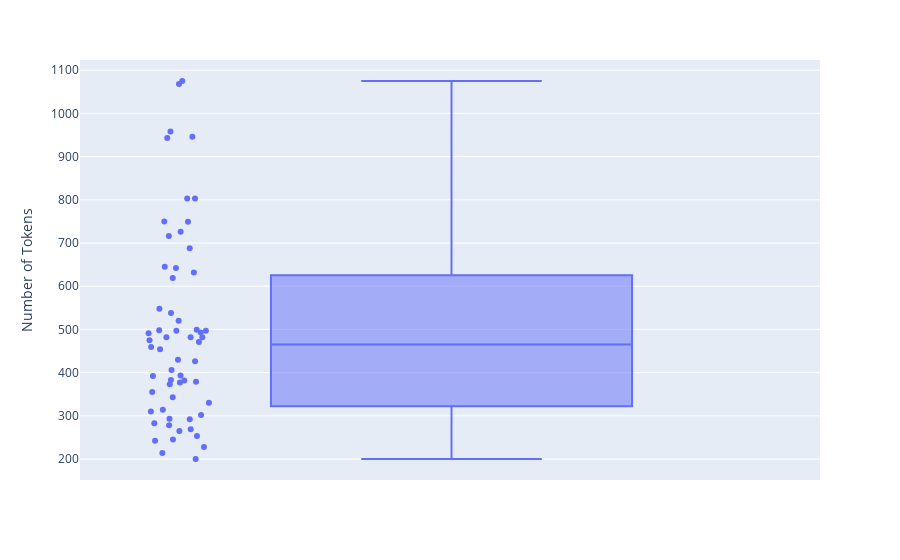

The code cell stored with this chart in its notebook:
### Code cell
# Visualize the distribution of the number of tokens in each article
fig = px.box(news_data, y="num_tokens",
            points="all",
            labels={"num_tokens": "Number of Tokens"},
            hover_data=["title"])
fig.show()

### Figure 1 — Plotly figure (JSON) as saved in the notebook; plotly's stock layout.template omitted (floating-point values rounded to 4 significant figures)
{"data": [{"alignmentgroup": "True", "boxpoints": "all", "customdata": [["Davenport hits out at Wimbledon"], ["Camera phones are 'must-haves'"], ["US top of supercomputing charts"], ["Trial begins of Spain's top banker"], ["Safety alert as GM recalls cars"], ["Angry Williams rejects criticism"], ["E-University 'disgraceful waste'"], ["India to deport Bollywood actress"], ["Web radio takes Spanish rap global"], ["Ailing EuroDisney vows turnaround"], ["Eminem beats Elvis to number one"], ["Rapper 50 Cent ends protege feud"], ["Director Nair's Vanity project"], ["Fast lifts rise into record books"], ["GB quartet get cross country call"], ["Ray DVD beats box office takings"], ["Singer Ferguson 'facing eviction'"], ["Sir Paul rocks Super Bowl crowds"], ["Dementieva prevails in Hong Kong"], ["Radcliffe proves doubters wrong"], ["Wenger rules out new keeper"], ["Fit-again Betsen in France squad"], ["Double injury blow strikes Wales"], ["Ref stands by Scotland decisions"], ["Downing injury mars Uefa victory"], ["New UKIP defection to 'Veritas'"], ["Bath faced with Tindall ultimatum"], ["Paris promise raises Welsh hopes"], ["Souness delight at Euro progress"], ["Houllier praises Benitez regime"], ["Analysis: No pain, no gain?"], ["Howard denies split over ID cards"], ["Blair pledges unity to Labour MPs"], ["Nat Insurance to rise, say Tories"], ["Lib Dems stress Budget trust gap"], ["UK needs tax cuts, Tories insist"], ["Jowell confirms casino climbdown"], ["PM apology over jailings"], ["Brown names 16 March for Budget"], ["Blair to face MPs amid feud talk"], ["&#163;1.8m indecency fine for Viacom"], ["Standard Life cuts policy bonuses"], ["Cars pull down US retail figures"], ["Broadband soars in 2004"], ["Brewers' profits lose their fizz"], ["Chinese exports rise 25% in 2004"], ["Huge rush for Jet Airways shares"], ["Tsunami 'to hit Sri Lanka banks'"], ["Fresh hope after Argentine crisis"], ["UK interest rates held at 4.75%"], ["Local net TV takes off in Austria"], ["Rich pickings for hi-tech thieves"], ["Apple iPod family expands market"], ["Iran jails blogger for 14 years"], ["Yahoo moves into desktop search"], ["More women turn to net security"], ["Global digital divide 'narrowing'"], ["Mobiles get set for visual radio"], ["Cable offers video-on-demand"], ["Game makers get Xbox 2 sneak peek"]], "hovertemplate": "Number of Tokens=%{y}<br>title=%{customdata[0]}<extra></extra>", "legendgroup": "", "marker": {"color": "#636efa"}, "name": "", "notched": false, "offsetgroup": "", "orientation": "v", "showlegend": false, "type": "box", "x0": " ", "xaxis": "x", "y": [310, 716, 482, 355, 377, 373, 406, 293, 943, 245, 253, 454, 958, 482, 242, 265, 330, 499, 200, 475, 302, 393, 292, 214, 379, 426, 228, 803, 269, 497, 1075, 645, 688, 497, 619, 471, 459, 520, 343, 491, 314, 382, 383, 946, 493, 392, 283, 278, 1068, 632, 498, 749, 642, 548, 482, 750, 430, 803, 726, 538], "y0": " ", "yaxis": "y"}], "layout": {"boxmode": "group", "legend": {"tracegroupgap": 0}, "margin": {"t": 60}, "xaxis": {"anchor": "y", "domain": [0, 1]}, "yaxis": {"anchor": "x", "domain": [0, 1], "title": {"text": "Number of Tokens"}}}}
